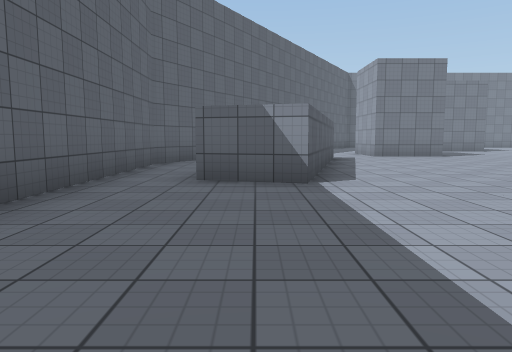
View 1 (above)

24 first-person views from a walk through a scene from a Unity 3-D project. The camera is 1.2 m above the floor, tilts 6° down and sees 70° across. The floor is counted in squares, 2 m on a side. Each view is taken from the middle of a square. On the plan, view 1 faces up. The plan holds only what a view shows up to about 10 squares ahead; the rest is blank. The place goes on beyond the plan. Some animated figures are left out. Surface patterns are stand-ins for the level's own textures.

View 2
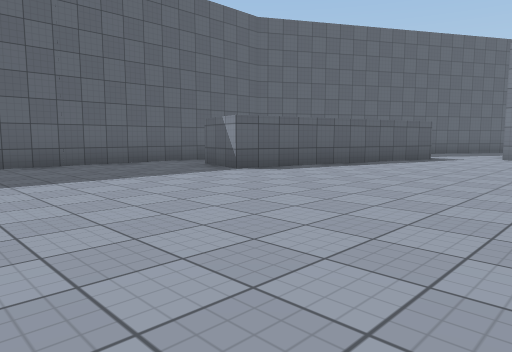

View 3
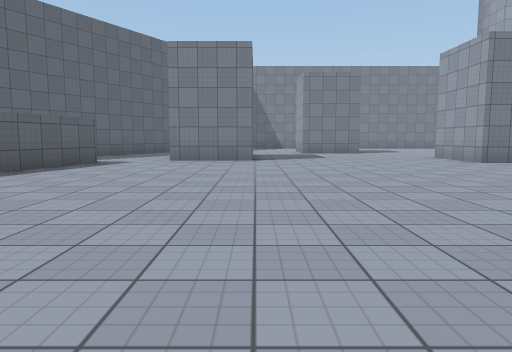

View 4
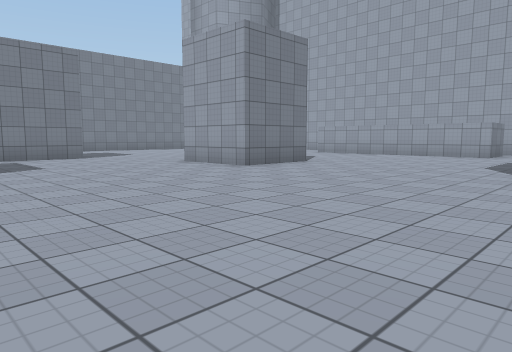

View 5
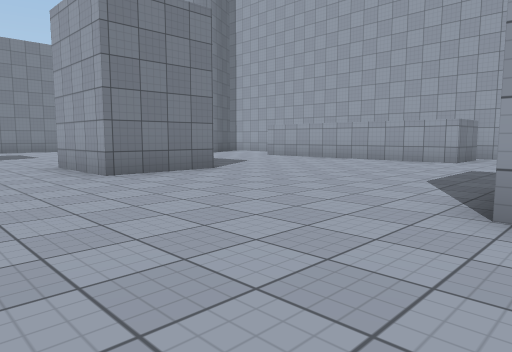

View 6
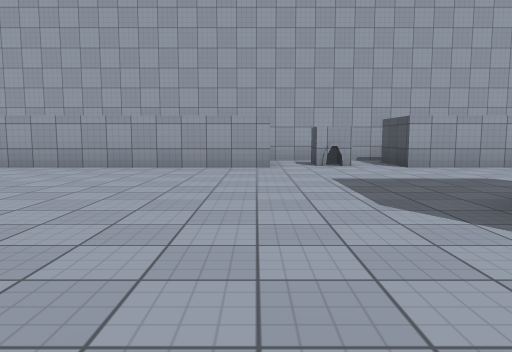

View 7
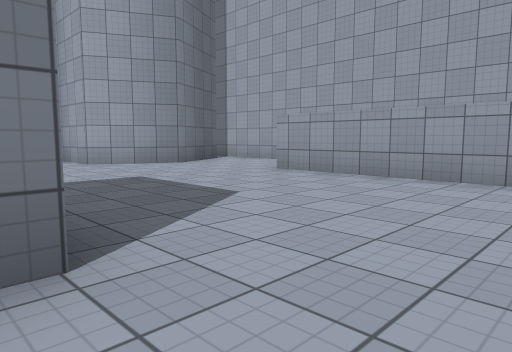

View 8
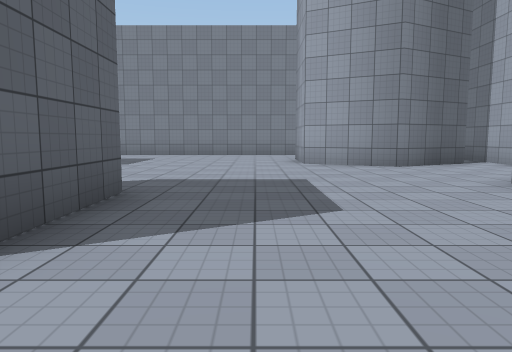

View 9
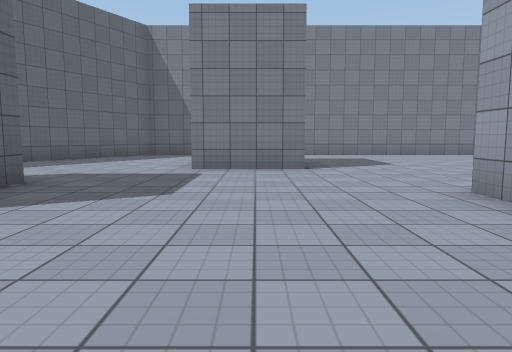

View 10
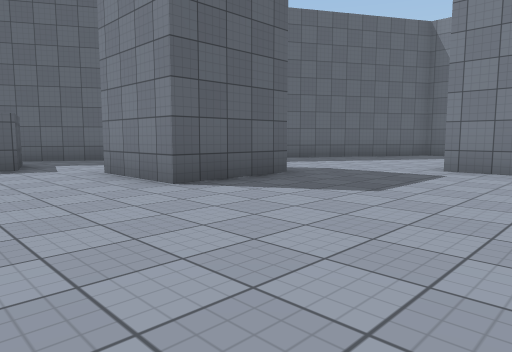

View 11
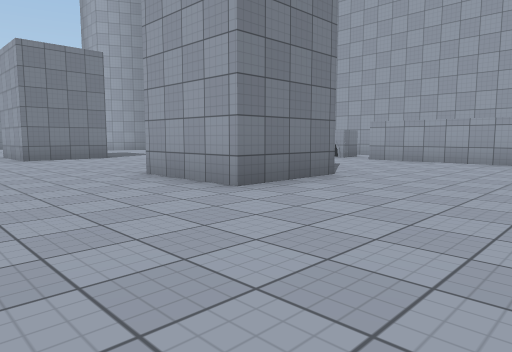

View 12
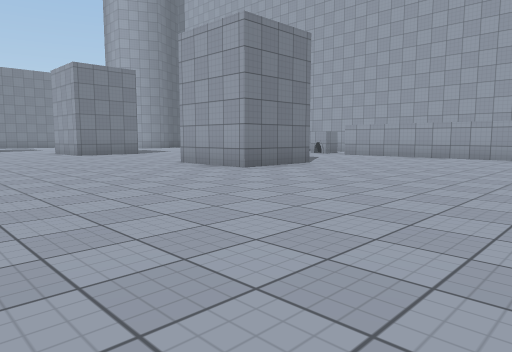

View 13
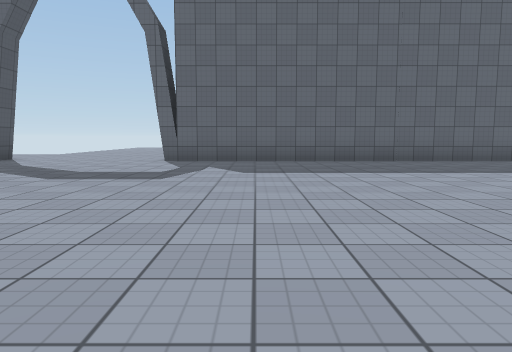

View 14
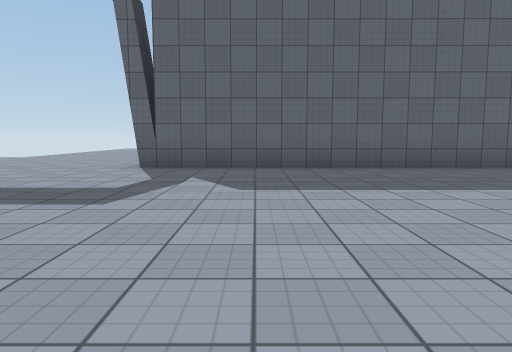

View 15
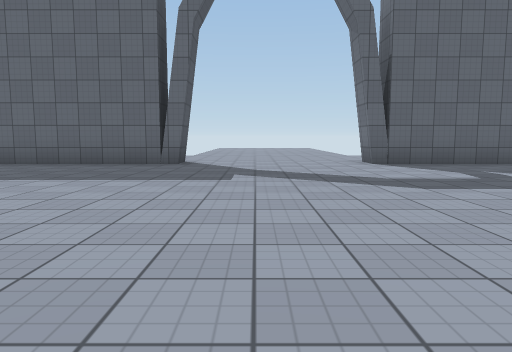

View 16
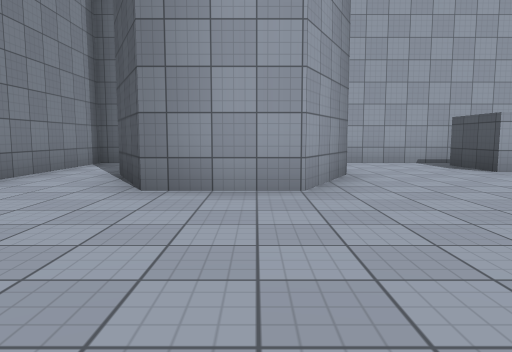

View 17
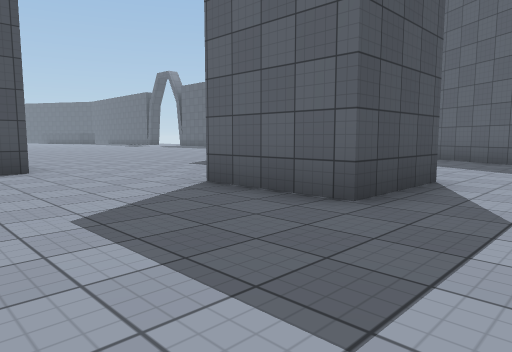

View 18
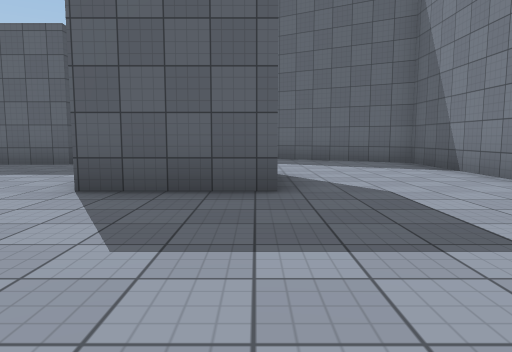

View 19
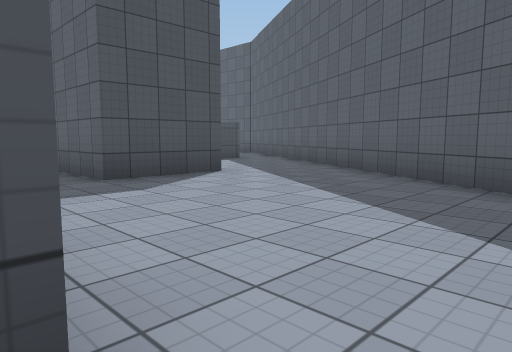

View 20
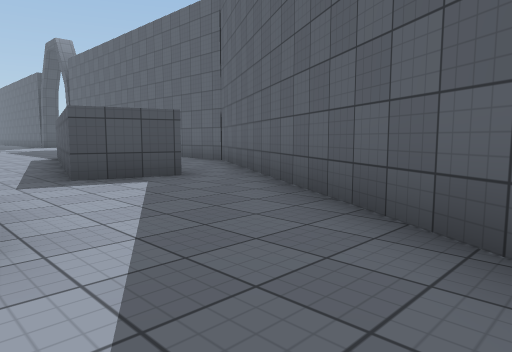

View 21
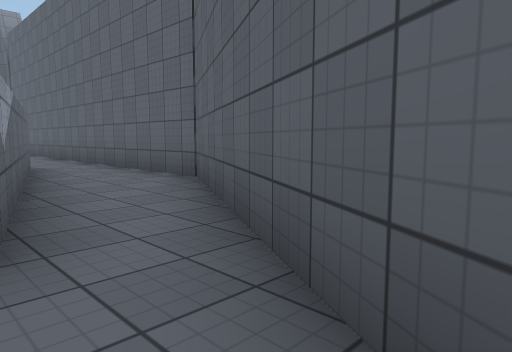

View 22
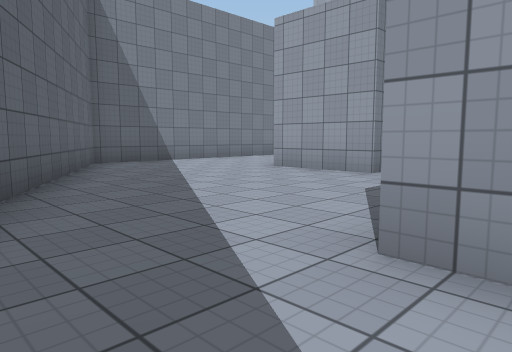

View 23
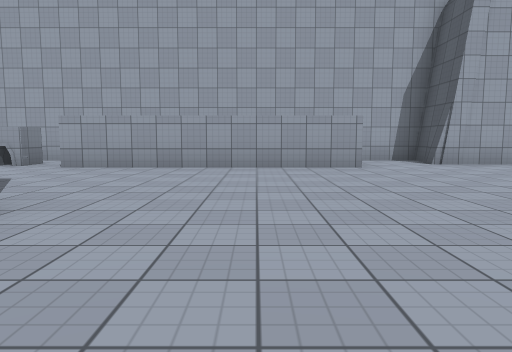

View 24
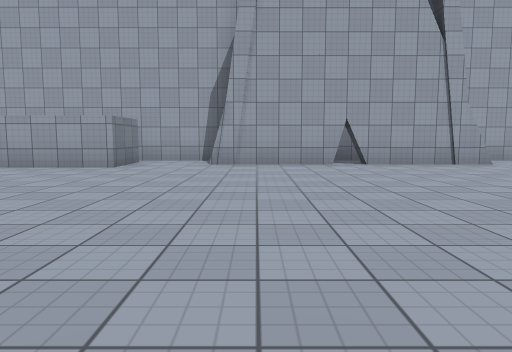

### Floor plan
Points are (right, up) in squares from view 1. A wall is a line through its corners. A room is listed if a view was taken in it or the views show most of it. See-through windows are left out.
Room 1 (views 1, 2, 3, 4, 5, 6, 7, 8, 9, 10, 11, 12, 13, 14, 15, 16, 17, 18, 19, 20, 21, 22, 23, 24)
walls: (14.2, 3.3) (12, 3.3) (12, 5.6); (13.6, 10.7) (11.4, 10.7) (11.4, 13) (11.9, 13); (19.2, -3.2) (20.6, -3.2) (20.6, -0.9); (20, -1.1) (18.4, -1.1) (18.4, 4.9) (20, 4.9); (20.6, 4.6) (20.6, 7.6); (19.1, -6.3) (19.6, -6.3); (13.5, 13) (13.5, 11); (20, 7.7) (18.4, 7.7) (18.4, 13.9) (20, 13.9); (0.7, 11.1) (2.3, 10.6) (0.7, 4.8) (-0.9, 5.2) (-0.1, 8.2); (3.8, 13.2) (3.8, 13.9) (5.9, 13.9) (5.9, 11.6) (3.8, 11.6); (-2.3, 8.4) (-2.3, -3.4) (-3.2, -3.4); (20.6, -6.8) (20.6, -6); (19.2, -9.1) (19.2, -3.1); (-2.7, -8.2) (-2.2, -8.2); (-3.2, -7.7) (-2.3, -7.7) (-2.3, -11.9); (9.9, 16) (7.8, 16) (7.8, 18.2) (9.9, 18.2) (9.9, 16); (20.6, -10.8) (20.6, -9.8); (20.6, 13.4) (20.6, 18.9); (19.9, 17.5) (18, 16.5) (16.1, 17.4) (16.1, 19.3) (18, 20.2); (5.2, 21.5) (-0.3, 11.9)
low walls: (19.2, -3.1) (19.6, -3.1)
ways out: opening at (-1, 8) to room 2; opening at (18, 21)
objects: other object (19, 6)
Room 2 (no view inside)
walls: (-0.1, 8.2) (0.6, 10.5); (-0.3, 11.9) (-2.3, 8.4)
ways out: opening at (-1, 8) to room 1

Where each view was taken, in squares from view 1:
view 1: 0 up, 0 right, facing up
view 2: 0 up, 6 right, facing up-left
view 3: 2 up, 6 right, facing up
view 4: 5 up, 6 right, facing up-right
view 5: 5 up, 9 right, facing up-right
view 6: 8 up, 11 right, facing right
view 7: 9 up, 13 right, facing up-right
view 8: 9 up, 15 right, facing up
view 9: 9 up, 9 right, facing up
view 10: 9 up, 10 right, facing up-left
view 11: 0 up, 9 right, facing up-right
view 12: 2 down, 7 right, facing up-right
view 13: 1 down, 7 right, facing left
view 14: 1 down, 5 right, facing left
view 15: 6 down, 6 right, facing left
view 16: 18 up, 12 right, facing right
view 17: 20 up, 13 right, facing down-left
view 18: 18 up, 14 right, facing left
view 19: 19 up, 8 right, facing down-left
view 20: 16 up, 4 right, facing down-left
view 21: 13 up, 1 right, facing down-left
view 22: 13 up, 2 right, facing up-right
view 23: 1 up, 11 right, facing right
view 24: 4 down, 11 right, facing right
